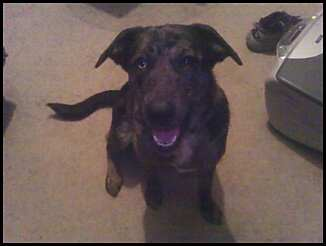
#> input picture practice/practice_cnn_model/kagglecatsanddogs_3367a/PetImages/Dog/10679.jpg, 326 x 246 px, found by its file name
$ python dogs_and_cats_img_prep.py
#> lines starting #> are read from the running program, lines starting #| are printed output that depends on the picture
"""
Please find the tutorial that I followed linked:
- https://pythonprogramming.net/loading-custom-data-deep-learning-python-tensorflow-keras/
- https://www.youtube.com/watch?v=j-3vuBynnOE&ab_channel=sentdex
"""

import numpy
import matplotlib.pyplot as plt
import os
from cv2 import cv2
import random
import pickle

DATADIR = "cnn_test_code\kagglecatsanddogs_3367a\PetImages"
CATEGORIES = ["Dog", "Cat"]
IMG_SIZE = 50

training_data = []
def create_training_data():
    for category in CATEGORIES:
        path = os.path.join(DATADIR, category) #path to cats/dogs directory
        class_num = CATEGORIES.index(category)
        for img in os.listdir(path):
            try:
                img_array = cv2.imread(os.path.join(path,img), cv2.IMREAD_GRAYSCALE)
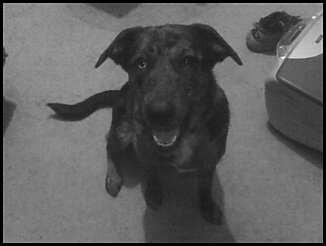
#> img_array: shape (246, 326); min 0, max 255, mean 93.4
                new_array = cv2.resize(img_array, (IMG_SIZE, IMG_SIZE))
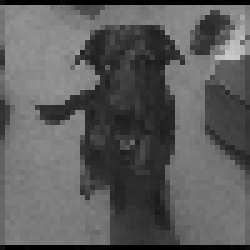
#> new_array: shape (50, 50) (shown 5 times larger); min 0, max 202, mean 92.4
                training_data.append([new_array, class_num])
            except:
                pass
#> pass 2 of the loop in create_training_data, `for category in CATEGORIES:`:
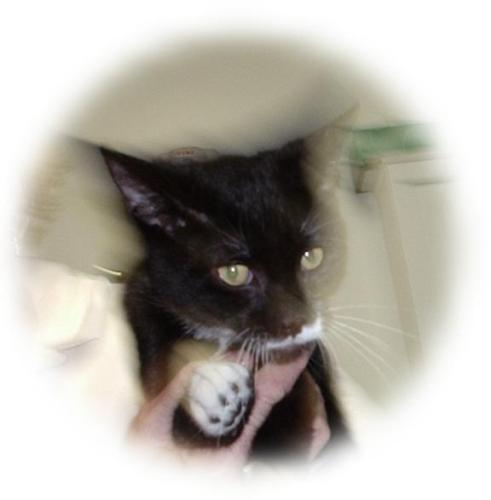
#> input picture practice/practice_cnn_model/kagglecatsanddogs_3367a/PetImages/Cat/10230.jpg, 491 x 500 px, found by its file name
#> in create_training_data, `img_array = cv2.imread(os.path.join(path,img), cv2.IMREAD_GRAYSCALE)`:
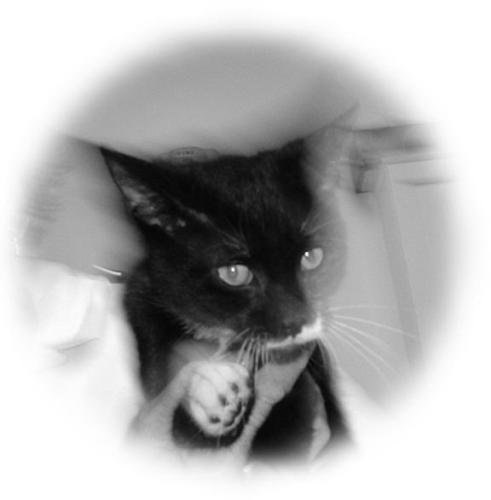
#> img_array: shape (500, 491); min 4, max 255, mean 177.4
#> in create_training_data, `new_array = cv2.resize(img_array, (IMG_SIZE, IMG_SIZE))`:
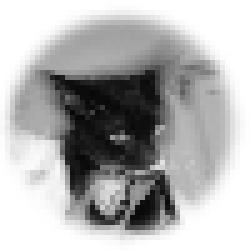
#> new_array: shape (50, 50) (shown 5 times larger); min 8, max 255, mean 177.4

create_training_data()
random.shuffle(training_data)

X = []
y = []

for features, label in training_data:
    X.append(features)
    y.append(label)
#> this loop made 2 passes
#> label on passes 1 to 2: 0, 1
#> after the loop, X = 2 items; y = [0, 1]

X = numpy.array(X).reshape(-1, IMG_SIZE, IMG_SIZE, 1)

pickle_out = open("cnn_test_code/X.pickle", "wb")
pickle.dump(X, pickle_out)
pickle_out.close()

pickle_out = open("cnn_test_code/y.pickle", "wb")
pickle.dump(y, pickle_out)
pickle_out.close()
